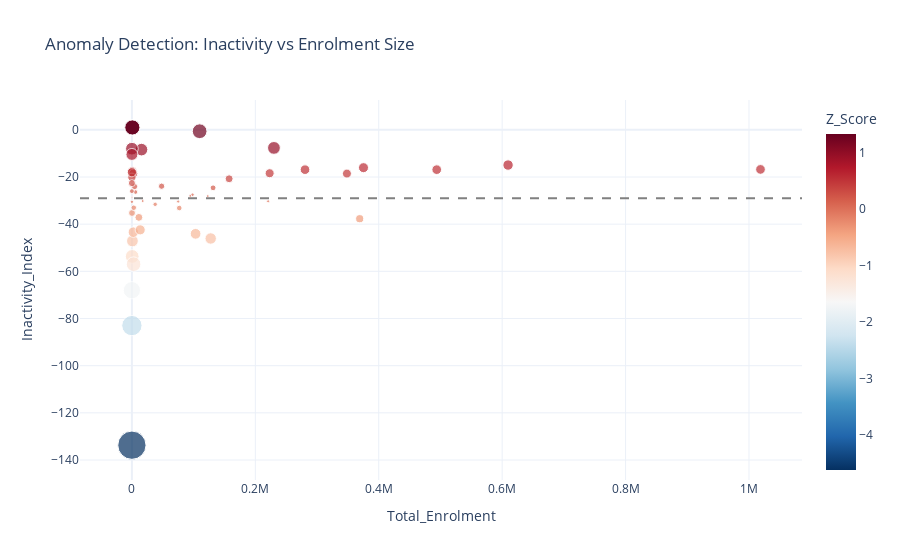

Source (notebook cell):
### Markdown cell above
# 4. Anomaly Detection

We use **Z-Score** to identify states that deviate significantly from the national average Inactivity Index.
- **Z > 2**: Significantly High Inactivity (Potential ghost beneficiaries or migration OUT).
- **Z < -2**: Significantly High Activity (Potential migration IN or high service dependency).

### Code cell
mean_inactivity = df_master['Inactivity_Index'].mean()
std_inactivity = df_master['Inactivity_Index'].std()

df_master['Z_Score'] = (df_master['Inactivity_Index'] - mean_inactivity) / std_inactivity

anomalies = df_master[(df_master['Z_Score'] > 2) | (df_master['Z_Score'] < -2)]

print("Detected Anomalies:")
display(anomalies[['state', 'Total_Enrolment', 'Total_Authentications', 'Inactivity_Index', 'Z_Score']])



# Use absolute Z-Score for marker size as size must be non-negative
df_master['Abs_Z_Score'] = df_master['Z_Score'].abs().fillna(0)

fig = px.scatter(df_master, x='Total_Enrolment', y='Inactivity_Index', 
                 color='Z_Score', size='Abs_Z_Score', 
                 hover_data=['state'],
                 title="Anomaly Detection: Inactivity vs Enrolment Size",
                 color_continuous_scale='RdBu_r')
fig.add_hline(y=mean_inactivity, line_dash="dash", line_color="gray")
fig.show()

### Figure 1 — Plotly figure (JSON) as saved in the notebook; plotly's stock layout.template omitted (floating-point values rounded to 4 significant figures)
{"data": [{"customdata": [["100000"], ["Andaman & Nicobar Islands"], ["Andhra Pradesh"], ["Arunachal Pradesh"], ["Assam"], ["BALANAGAR"], ["Bihar"], ["Chandigarh"], ["Chhatisgarh"], ["Chhattisgarh"], ["Dadra & Nagar Haveli"], ["Dadra & Nagar Haveli and Daman & Diu"], ["Dadra and Nagar Haveli and Daman and Diu"], ["Daman & Diu"], ["Darbhanga"], ["Goa"], ["Gujarat"], ["Haryana"], ["Himachal Pradesh"], ["Jaipur"], ["Jammu & Kashmir"], ["Jammu And Kashmir"], ["Jharkhand"], ["Karnataka"], ["Kerala"], ["Ladakh"], ["Lakshadweep"], ["Madanapalle"], ["Madhya Pradesh"], ["Maharashtra"], ["Manipur"], ["Meghalaya"], ["Mizoram"], ["NCT of Delhi"], ["Nagaland"], ["Nagpur"], ["ODISHA"], ["Odisha"], ["Puducherry"], ["Punjab"], ["Puttenahalli"], ["Raja Annamalai Puram"], ["Rajasthan"], ["Sikkim"], ["Tamil Nadu"], ["Tamilnadu"], ["Telangana"], ["The Dadra And Nagar Haveli And Daman And Diu"], ["Tripura"], ["Uttar Pradesh"], ["Uttarakhand"], ["Uttaranchal"], ["WEST BENGAL"], ["WESTBENGAL"], ["West  Bengal"], ["West Bangal"], ["West Bengal"], ["West Bengli"], ["West bengal"], ["Westbengal"], ["andhra pradesh"], ["odisha"], ["west Bengal"]], "hovertemplate": "Total_Enrolment=%{x}<br>Inactivity_Index=%{y}<br>Abs_Z_Score=%{marker.size}<br>state=%{customdata[0]}<br>Z_Score=%{marker.color}<extra></extra>", "legendgroup": "", "marker": {"color": [1.328, -1.088, -0.7517, 0.2212, 0.9453, NaN, 0.6243, -1.233, NaN, -0.6642, -0.06451, -0.7984, -0.2737, -4.625, NaN, -0.6324, 0.5375, 0.0683, -0.05008, NaN, 0.228, 1.328, 0.3669, 0.471, -0.05899, 0.5048, 0.02312, NaN, 0.5378, -0.3812, -0.5899, 1.258, 0.1186, 0.04593, 0.9133, NaN, -2.384, 0.04314, -0.1755, -0.1811, NaN, NaN, 0.4644, 0.4642, -0.05472, NaN, 0.1973, 1.328, -0.3561, 0.5423, -0.1116, NaN, 0.1352, -1.721, 0.9306, 0.3959, 0.5752, NaN, 0.8233, 0.4887, 0.2855, NaN, NaN], "coloraxis": "coloraxis", "size": [1.328, 1.088, 0.7517, 0.2212, 0.9453, 0.0, 0.6243, 1.233, 0.0, 0.6642, 0.06451, 0.7984, 0.2737, 4.625, 0.0, 0.6324, 0.5375, 0.0683, 0.05008, 0.0, 0.228, 1.328, 0.3669, 0.471, 0.05899, 0.5048, 0.02312, 0.0, 0.5378, 0.3812, 0.5899, 1.258, 0.1186, 0.04593, 0.9133, 0.0, 2.384, 0.04314, 0.1755, 0.1811, 0.0, 0.0, 0.4644, 0.4642, 0.05472, 0.0, 0.1973, 1.328, 0.3561, 0.5423, 0.1116, 0.0, 0.1352, 1.721, 0.9306, 0.3959, 0.5752, 0.0, 0.8233, 0.4887, 0.2855, 0.0, 0.0], "sizemode": "area", "sizeref": 0.01156, "symbol": "circle"}, "mode": "markers", "name": "", "orientation": "v", "showlegend": false, "type": "scatter", "x": [218.0, 511.0, 127700.0, 4344.0, 230200.0, 0.0, 609600.0, 2723.0, 0.0, 103200.0, 25.0, 864.0, 173.0, 21.0, 0.0, 2333.0, 280500.0, 98250.0, 17490.0, 0.0, 48150.0, 950.0, 157500.0, 223200.0, 75000.0, 617.0, 203.0, 0.0, 494000.0, 369100.0, 13460.0, 109800.0, 5926.0, 94530.0, 15590.0, 0.0, 1.0, 123000.0, 3017.0, 76750.0, 0.0, 0.0, 348500.0, 2207.0, 220800.0, 0.0, 131600.0, 716.0, 11280.0, 1019000.0, 37700.0, 0.0, 4.0, 1.0, 15.0, 10.0, 375300.0, 0.0, 7.0, 6.0, 5.0, 0.0, 0.0], "xaxis": "x", "y": [0.9908, -53.68, -46.07, -24.05, -7.668, NaN, -14.93, -56.97, NaN, -44.09, -30.52, -47.13, -35.25, -133.7, NaN, -43.37, -16.9, -27.51, -30.19, NaN, -23.9, 1.0, -20.76, -18.4, -30.39, -17.64, -28.54, NaN, -16.89, -37.69, -42.41, -0.5943, -26.38, -28.02, -8.391, NaN, -83.0, -28.08, -33.03, -33.16, NaN, NaN, -18.55, -18.56, -30.3, NaN, -24.59, 1.0, -37.12, -16.79, -31.59, NaN, -26.0, -68.0, -8.0, -20.1, -16.04, NaN, -10.43, -18.0, -22.6, NaN, NaN], "yaxis": "y"}], "layout": {"coloraxis": {"colorbar": {"title": {"text": "Z_Score"}}, "colorscale": [[0, "rgb(5,48,97)"], [0.1, "rgb(33,102,172)"], [0.2, "rgb(67,147,195)"], [0.3, "rgb(146,197,222)"], [0.4, "rgb(209,229,240)"], [0.5, "rgb(247,247,247)"], [0.6, "rgb(253,219,199)"], [0.7, "rgb(244,165,130)"], [0.8, "rgb(214,96,77)"], [0.9, "rgb(178,24,43)"], [1, "rgb(103,0,31)"]]}, "legend": {"itemsizing": "constant", "tracegroupgap": 0}, "shapes": [{"line": {"color": "gray", "dash": "dash"}, "type": "line", "x0": 0, "x1": 1, "xref": "x domain", "y0": -29.06, "y1": -29.06, "yref": "y"}], "title": {"text": "Anomaly Detection: Inactivity vs Enrolment Size"}, "xaxis": {"anchor": "y", "domain": [0, 1], "title": {"text": "Total_Enrolment"}}, "yaxis": {"anchor": "x", "domain": [0, 1], "title": {"text": "Inactivity_Index"}}}}
